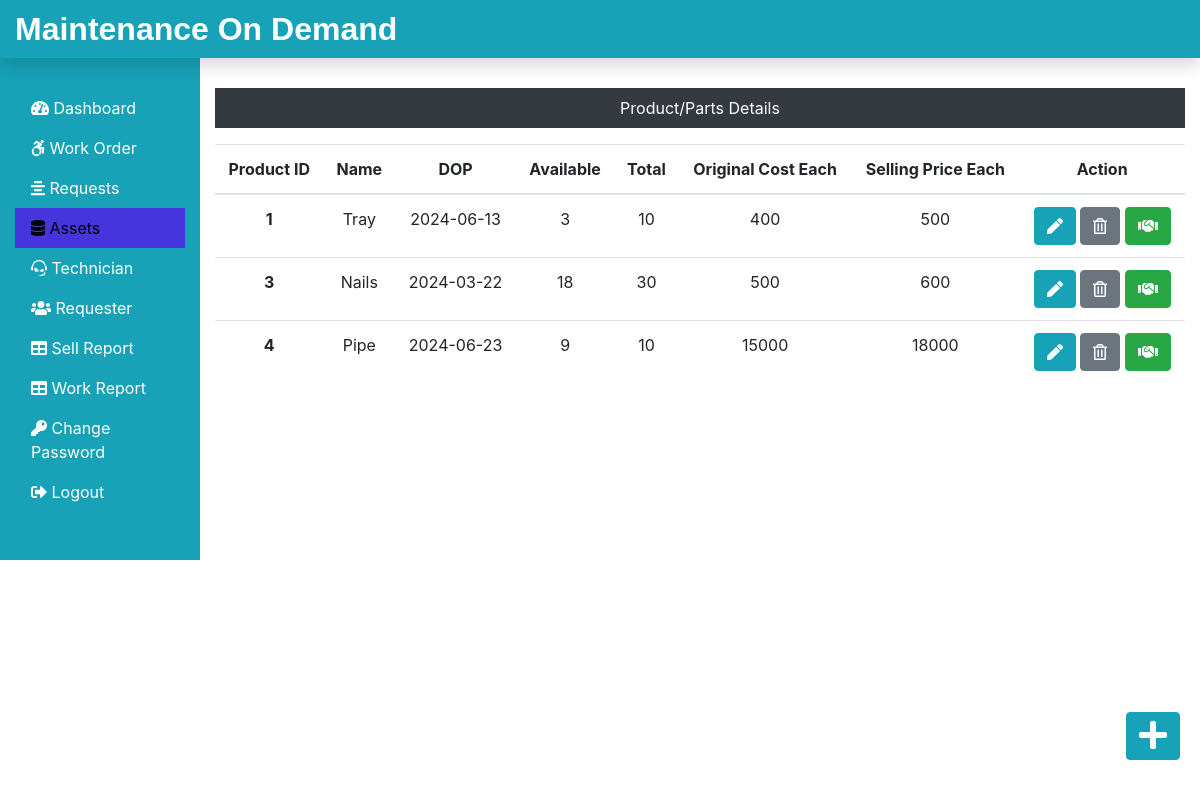
The page /MOD_php/Admin/assets.php (signed in) on the database its author committed.
### tables this page shows
CREATE TABLE `assets_tb` (
  `pid` int(11) NOT NULL,
  `pname` varchar(60) NOT NULL,
  `pdop` date NOT NULL,
  `pava` int(11) NOT NULL,
  `ptotal` int(11) NOT NULL,
  `poriginalcost` int(11) NOT NULL,
  `psellingcost` int(11) NOT NULL
);

### MOD_php/Admin/assets.php (the view, shortened to what this page needs)
<?php
include('includes/header.php');
include('../dbConnection.php');
?>
<div class="col-sm-9 col-md-10 mt-5 text-center">
  <p class=" bg-dark text-white p-2">Product/Parts Details</p>
  <?php
    $sql = "SELECT * FROM assets_tb";
    $result = $conn->query($sql);
    if($result->num_rows > 0){
  echo '<table class="table">
    <thead>
      <tr>
        <th scope="col">Product ID</th>
        <th scope="col">Name</th>
        <th scope="col">DOP</th>
        <th scope="col">Available</th>
        <th scope="col">Total</th>
        <th scope="col">Original Cost Each</th>
        <th scope="col">Selling Price Each</th>
        <th scope="col">Action</th>
      </tr>
    </thead>
    <tbody>';
    while($row = $result->fetch_assoc()){
      echo '<tr>
        <th scope="row">'.$row["pid"].'</th>
        <td>'.$row["pname"].'</td>
        <td>'.$row["pdop"].'</td>
        <td>'.$row["pava"].'</td>
        <td>'.$row["ptotal"].'</td>
        <td>'.$row["poriginalcost"].'</td>
        <td>'.$row["psellingcost"].'</td>
        <td>
          <form action="editproduct.php" method="POST" class="d-inline"> <input type="hidden" name="id" value='. $row["pid"] .'><button type="submit" class="btn btn-info" name="view" value="View"><i class="fas fa-pen"></i></button></form>
          <form action="" method="POST" class="d-inline"><input type="hidden" name="id" value='. $row["pid"] .'><button type="submit" class="btn btn-secondary" name="delete" value="Delete"><i class="far fa-trash-alt"></i></button></form>
          <form action="sellproduct.php" method="POST" class="d-inline"><input type="hidden" name="id" value='. $row["pid"] .'><button type="submit" class="btn btn-success" name="issue" value="Issue"><i class="fas fa-handshake"></i></button></form>
        </td>
      </tr>';
    }
    echo '</tbody>
  </table>';
  } else {
    echo "0 Result";
  }
  ?>
</div>
</div>
<a class="btn btn-info box" href="addproduct.php"><i class="fas fa-plus fa-2x"></i></a>
</div>
<?php
include('includes/footer.php');
?>

### MOD_php/css/custom.css (style rules this page uses)
a { color: white; }
.box { position: fixed; bottom: 10px; right: 20px; margin-bottom: 30px; }

### rows shown on the page
assets_tb: pid "1", pname "Tray", pdop "2024-06-13", pava "3", ptotal "10", poriginalcost "400", psellingcost "500"
assets_tb: pid "3", pname "Nails", pdop "2024-03-22", pava "18", ptotal "30", poriginalcost "500", psellingcost "600"
assets_tb: pid "4", pname "Pipe", pdop "2024-06-23", pava "9", ptotal "10", poriginalcost "15000", psellingcost "18000"
